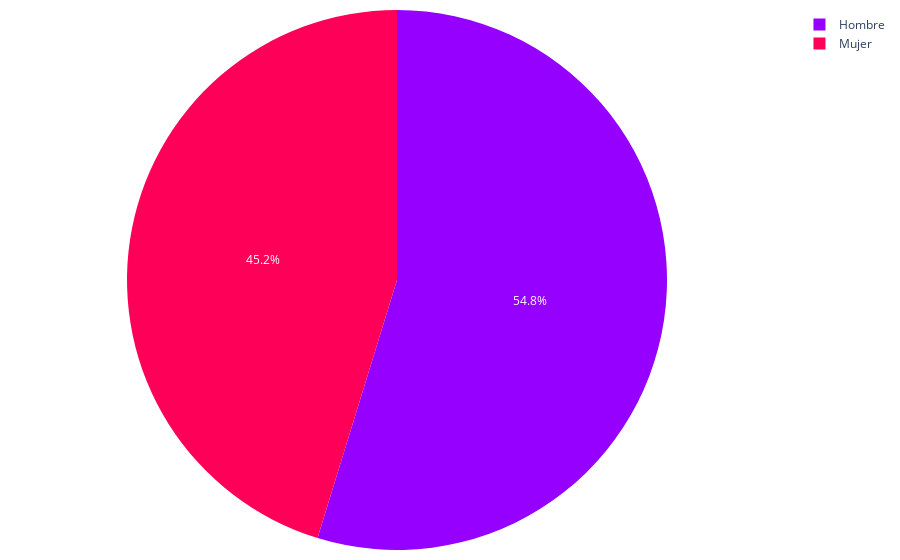

Here is the notebook cell this chart was saved with:
### Code cell
# Calcular el total de registros
sex = conteo_total_df['sexo']
conteo_totall = conteo_total_df['conteo_total']
total_registros = conteo_totall.sum()
print("Total de registros: ", total_registros)

# Calcular el porcentaje que representa cada número de baños único del total
porcentajes = (conteo_totall / total_registros) * 100

# Crear el gráfico de pastel
colores_personalizados = ['#9500ff','#FF0059'] 
fig = go.Figure(data=[go.Pie(
    labels=sex, 
    values=porcentajes, 
    sort=False, marker=dict(colors=colores_personalizados,))])
fig.update_layout(
    #title="Porcentaje de créditos"
    margin=dict(l=10, r=10, t=10, b=10),  # Ajusta los márgenes (left, right, top, bottom)        
)


# Exportar gráfica como archivo HTML
def guardar_grafico_como_html(fig, nombre_archivo,  carpeta='assets/graficas'):
    # Crear la carpeta si no existe
    if not os.path.exists(carpeta):
        os.makedirs(carpeta)
    
    # Gráfica como archivo HTML en la carpeta especificada
    pio.write_html(fig, f'{carpeta}/{nombre_archivo}.html')

# Exportar
guardar_grafico_como_html(fig, 'g_pie_creditos_genero',  carpeta='assets/graficas')

fig.show()

### Figure 1 — Plotly figure (JSON) as saved in the notebook; plotly's stock layout.template omitted (floating-point values rounded to 4 significant figures)
{"data": [{"labels": ["Hombre", "Mujer"], "marker": {"colors": ["#9500ff", "#FF0059"]}, "sort": false, "type": "pie", "values": [54.76, 45.24]}], "layout": {"margin": {"b": 10, "l": 10, "r": 10, "t": 10}}}
